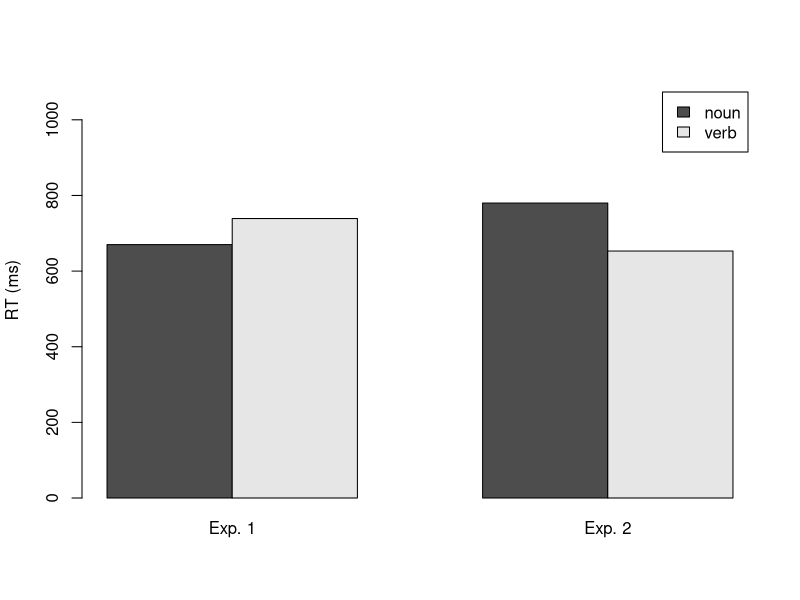
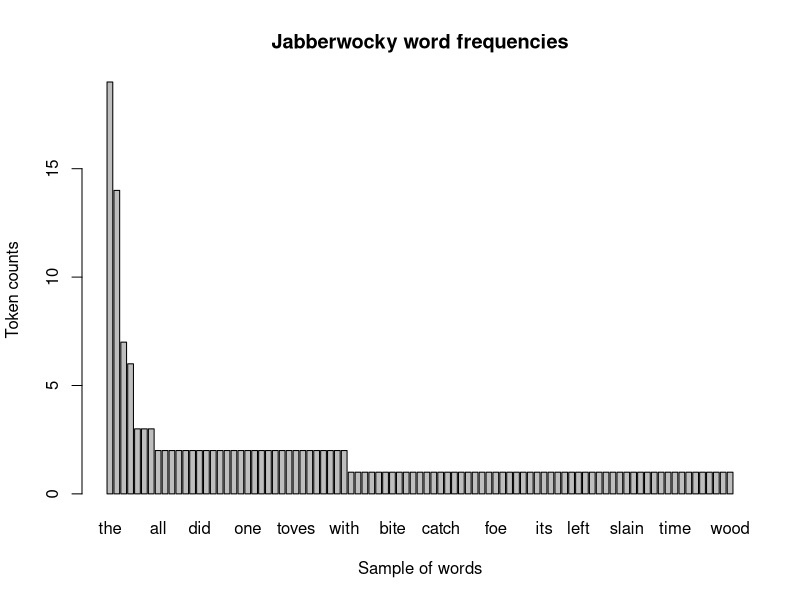
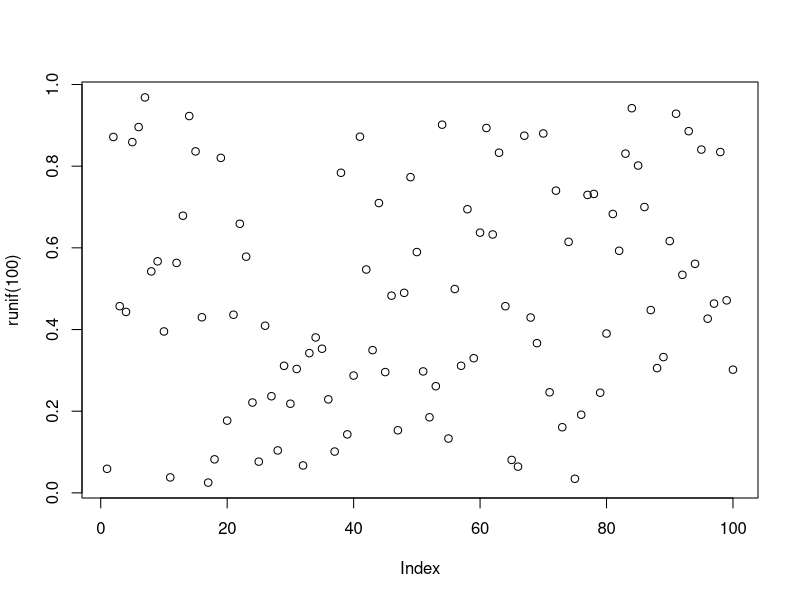
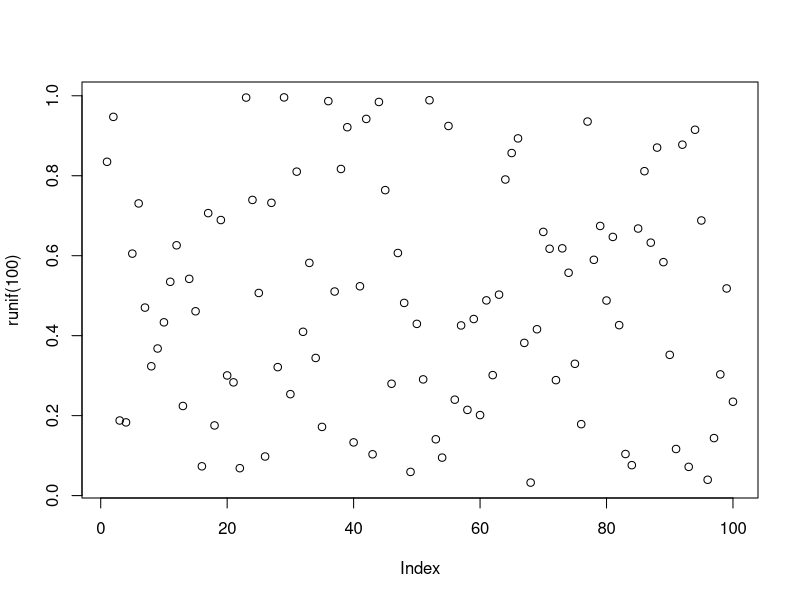
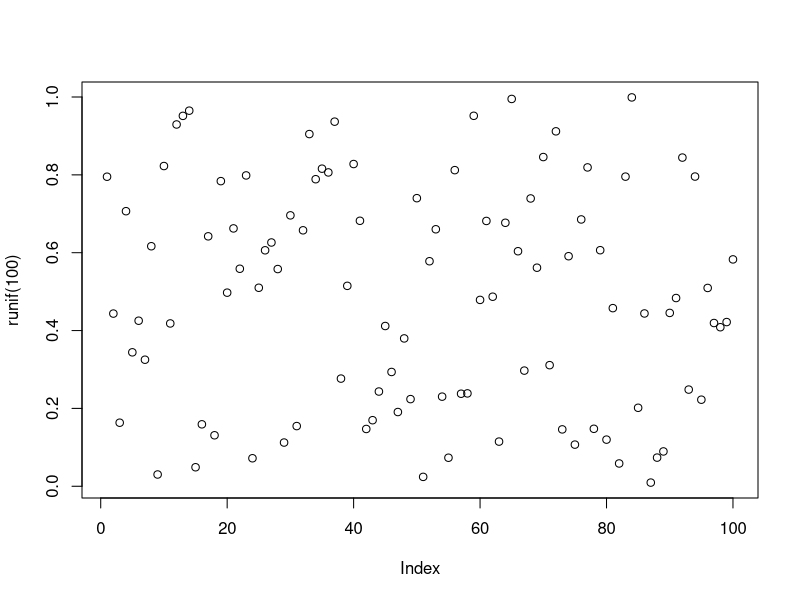
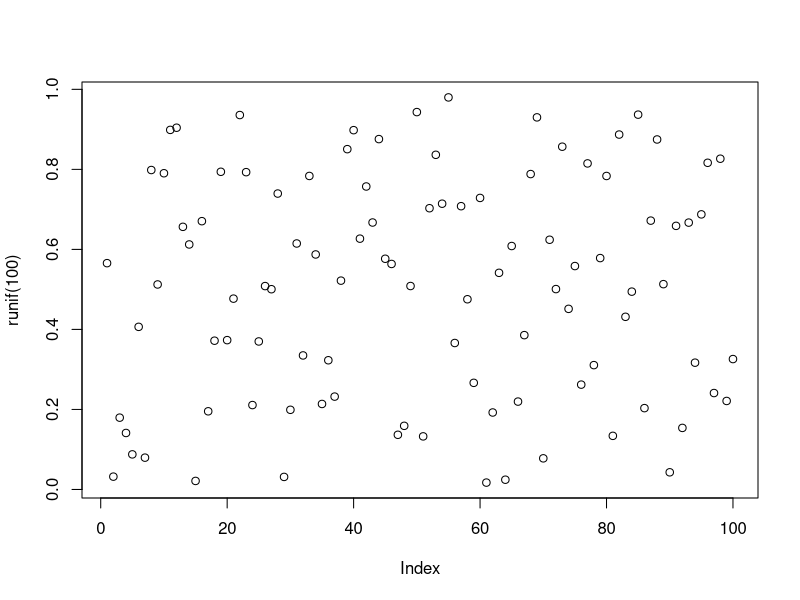
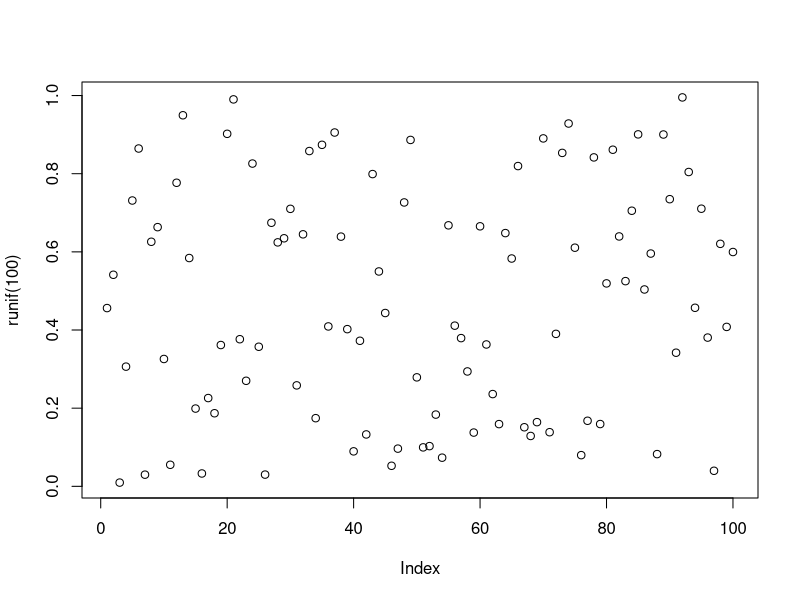
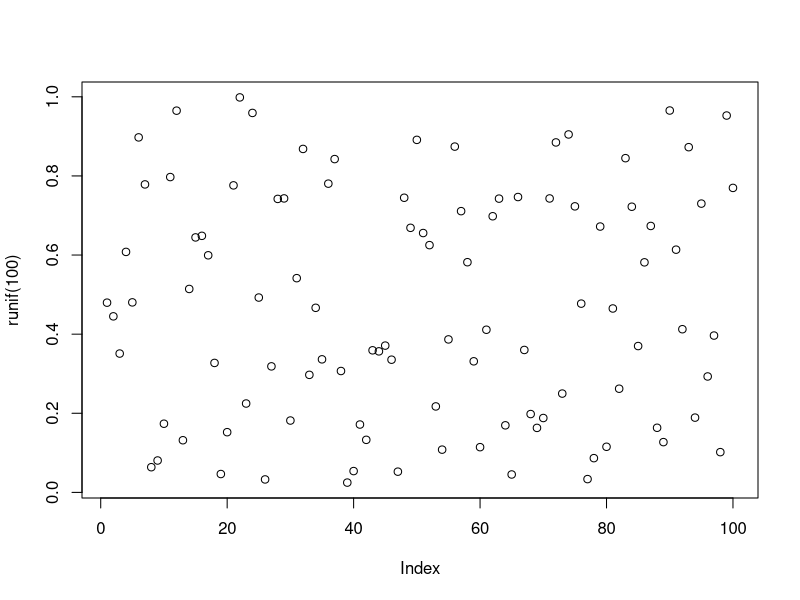

Generate these figures, in order, with R:
# 別忘了先設定工作目錄至檔案所在的資料夾！

# 第三節
# 將目標檔案按行讀取成為一個向量，並儲存至jabberwocky物件中
jabberwocky = readLines("Jabberwocky_OnlyWords.txt")

head(jabberwocky)	# 顯示物件中的前六筆資料
#[1] "jabberwocky" "twas"        "brillig"     "and"         "the"        
#[6] "slithy"  

tail(jabberwocky)	# 顯示物件中的最後六筆資料
#[1] "borogoves" "and"       "the"       "mome"      "raths"    
#[6] "outgrabe"

# 整理出向量中每個值(單詞)出現的次數
table(jabberwocky)			
#all          and         arms           as       awhile 
#2           14            1            2            1 
#back bandersnatch      beamish       beware         bird 
#1            1            1            2            1
#...

class(table(jabberwocky))		# 判斷table()產生的物件類別
#[1] "table"

jw.table = table(jabberwocky)	# 將詞頻表儲存至物件

# 按照數字由高到低的順序排序詞頻表，並覆蓋原本的jw.table
jw.table = sort(jw.table, decreasing = TRUE)

# 查看詞頻表中前六筆資料
head(jw.table)		
#the        and         he         in jabberwock         my 
#19         14          7          6          3          3

# 也可查看詞頻表中前十筆資料
head(jw.table, 10)	
#the        and         he         in 
#19         14          7          6 
#jabberwock         my    through        all 
#3          3          3          2 
#as     beware 
#2          2

# 四之二節
# 以列為單位讀取文字檔中的資料成為向量並儲存為物件
jabberwocky.orig = readLines("Jabberwocky_Original.txt")

# 排除沒有字元的字串值並儲存為獨立的jabberwocky.clean
jabberwocky.clean = subset(jabberwocky.orig, jabberwocky.orig != "")

# 建立向量物件儲存常見的英文半形符號
punctuations = c("\"","'","\\.",",","—","\\?","!",";",":","-")

# 每一次迴圈依序從punctuations中取出一個符號存入punc中
for(punc in punctuations) {
  print(punc)	# 在迴圈內重覆印出punc的內容
}
#[1] "\""
#[1] "'"
#[1] "."
#[1] ","
#...

# 把"good dog"字串中的"g"一律取代為"Y"
gsub("g", "Y", "good dog")	
#[1] "Yood doY"

# 先複製一份jabberwocky.clean成為jabberwocky.nopunc
jabberwocky.nopunc = jabberwocky.clean
# 見四之二文章解釋迴圈功能
for(punc in punctuations) {
	jabberwocky.nopunc = gsub(punc, "", jabberwocky.nopunc)
}
head(jabberwocky.nopunc)
#[1] "Jabberwocky"                       "Twas brillig and the slithy toves"
#[3] "Did gyre and gimble in the wabe"   "All mimsy were the borogoves"     
#[5] "And the mome raths outgrabe"       "Beware the Jabberwock my son"

# 將所有文字轉換為小寫
jabberwocky.lower = tolower(jabberwocky.nopunc) 

# 以空白符號斷詞
jabberwocky.wordlists = strsplit(jabberwocky.lower," ")
# 斷詞完的結果是一個列表，每個列表為每一行句子的斷詞結果
class(jabberwocky.wordlists)
#[1] "list"
head(jabberwocky.wordlists)
#[[1]]
#[1] "jabberwocky"

#[[2]]
#[1] "twas"    "brillig" "and"     "the"     "slithy"  "toves"  

#[[3]]
#[1] "did"    "gyre"   "and"    "gimble" "in"     "the"    "wabe"  
#...

# 合併列表為包含單詞的單一向量
jabberwocky.words = unlist(jabberwocky.wordlists) 
head(jabberwocky.orig)
#[1] "jabberwocky" "twas"        "brillig"     "and"         "the"        
#[6] "slithy"

# 存檔單詞列表到工作目錄！
write(jabberwocky.words, "Jabberwocky_OnlyWordsByR.txt") 

# 練習三
# a.請試著在產生一個包含20個隨機數字的向量後
#   把這個向量轉成一個資料框(data frame)物件，名稱為「numData」且欄位名稱為「randNum」。
randNumbers = runif(20)
numData = data.frame(randNum = randNumbers)

# b.請試著產生1到20的連續數字向量，並儲存到「numData」中的「seqNum」欄位。
numData$seqNum = seq(1:20)

# c.請試著將「numData」物件中的「randNum」欄位中的數字和「seqNum」欄位中的數字相乘，
#   並將結果儲存到同一個物件中的「product」欄位。
numData$product = numData$randNum * numData$seqNum

# d.請試著理解以下for迴圈程式碼的意義，並照著操作一遍。

# 將numData中的product欄位資料取出為向量儲存為products
products = numData$product
# 使用迴圈依序將products中的每個數字取出儲存為num
for(num in products) {
  # 如果「num相等於數值0」為「真」(TRUE)
  if(num == 0)	{
    # 在Console中印出對應訊息
    print("It's a zero!")
  }
  # 以此類推
  if(num >= 5)	{
    print("It's a big number!")
  }
  if(num < 5) {
    print("It's a small number!")
  }
}

# 五之二
# 建立含有<圖十二>右側四個反應時間的向量物件
RTs = c(670, 739, 780, 653)	
# 根據該物件產生2×2的二維矩陣(nrow代表矩陣有2行)
results.mat = matrix(RTs, nrow=2)	
results.mat
#     [,1] [,2]
#[1,]  670  780
#[2,]  739  653

rownames(results.mat) = c("nouns","verbs") 		# 取代行的標籤
colnames(results.mat) = c("Exp. 1","Exp. 2")	# 取代欄的標籤
results.mat
#      Exp. 1 Exp. 2
#nouns    670    780
#verbs    739    653
  
barplot(results.mat,		          # 需要繪製的數據來源
	beside=TRUE,				            # 把長條圖並列，而不是堆疊
	names.arg=c("Exp. 1","Exp. 2"),	# 長條圖下方的標籤名稱
	legend.text=c("noun","verb"),	  # 圖例中的標籤名稱
	ylim = c(0,1100),			          # y軸的最小值和最大值
	ylab = "RT (ms)"			          # y軸名稱
)

jabberwocky = readLines("Jabberwocky_OnlyWords.txt") # 讀取斷詞檔
jw.table = sort(table(jabberwocky), decreasing=TRUE) # 產生排序詞頻表
head(jw.table)
#jabberWocky
#the        and         he         in jabberwock         my 
#19         14          7          6          3          3
barplot(jw.table, beside=T, names.arg=names(jw.table), 
	ylab = "Token counts", main="Jabberwocky word frequencies", 
	xlab = "Sample of words")

# 隨機產生100個介於0至1之間的數字
plot(runif(100))

for (i in 1:100) { 	# 按照順序從1到100的數字向量中取出一個值存到i，進行迴圈
	plot(runif(100)) 	# 所以這行會執行100次，享受動畫吧！
}

# 第二個向量(1:20)^2得出1至20每個數值的平方
plot(x = 1:20, y = (1:20)^2) 

jw.words = names(jw.table)	# 取得做為欄位名稱的單詞列表
jw.freq = as.vector(jw.table)	# 將詞頻列表轉換為純數值的向量
word.lens = nchar(jw.words)	# 計算每個單詞的字串長度
# 產生單詞詞頻與字串長度的相關性散佈圖
plot(x = as.vector(jw.table), y = nchar(jw.words))

plot(x = 1:20, y = (1:20)^2, pch = 1:20) # 每個點都用不同的符號

plot(x = 1:20, y = (1:20)^2, pch = 15, col = 1:20)		# 每個方形都不同顏色 
plot(x = 1:20, y = (1:20)^2, pch = 15, col = rainbow(20)) 	# 美呆了!

plot(x = 1:20, y = (1:20)^2, type = "l")	# 用type參數設定圖表類型

plot(x = 1:20, y = (1:20)^2, type = "l") 	# 繪製折線圖做為基礎
# 在已產生的圖上加上一條不同樣式的折線
# 注意這邊y軸數據是用*2產生，而不是^2，所以線條有所差異
lines(x = 1:20, y = (1:20)*2, type = "l", lty = 2, lwd = 2, col = "blue")
# 根據x軸(5)與y軸(200)的位置增加一個綠方點
points(x = 5, y = 200,pch = 15,col = "green") 	
# 根據x軸(5)與y軸(250)的位置增加一個深綠色字串
text(x = 5, y = 250, labels = "A green square", col = "darkgreen")
# 在左上角(topleft)增加說明兩條線的圖例
legend(x = "topleft", 
       legend = c("x^2","x*2"), lty = c(1,2), lwd = c(1,2),
       col = c("black","blue"))

# 安裝ggplot2及其關聯套件
install.packages("ggplot2", dependencies = TRUE, ask = FALSE)


